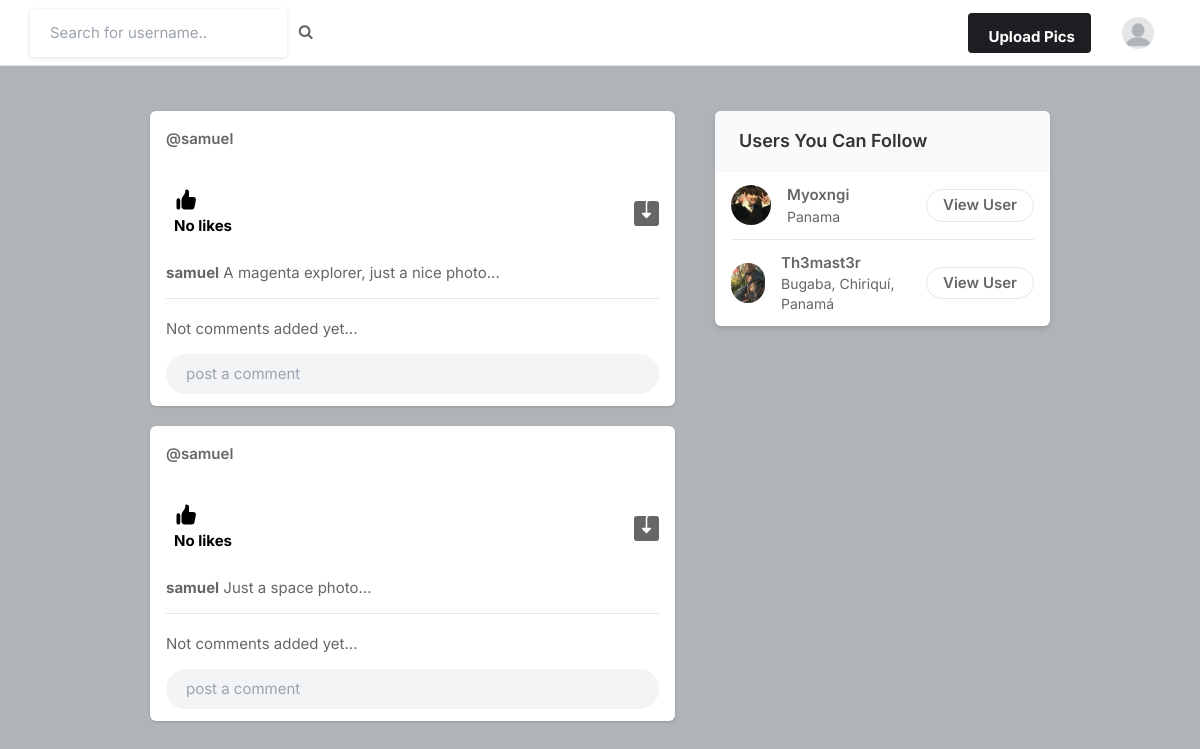
/ (signed in), run on an earlier commit of the app's database.
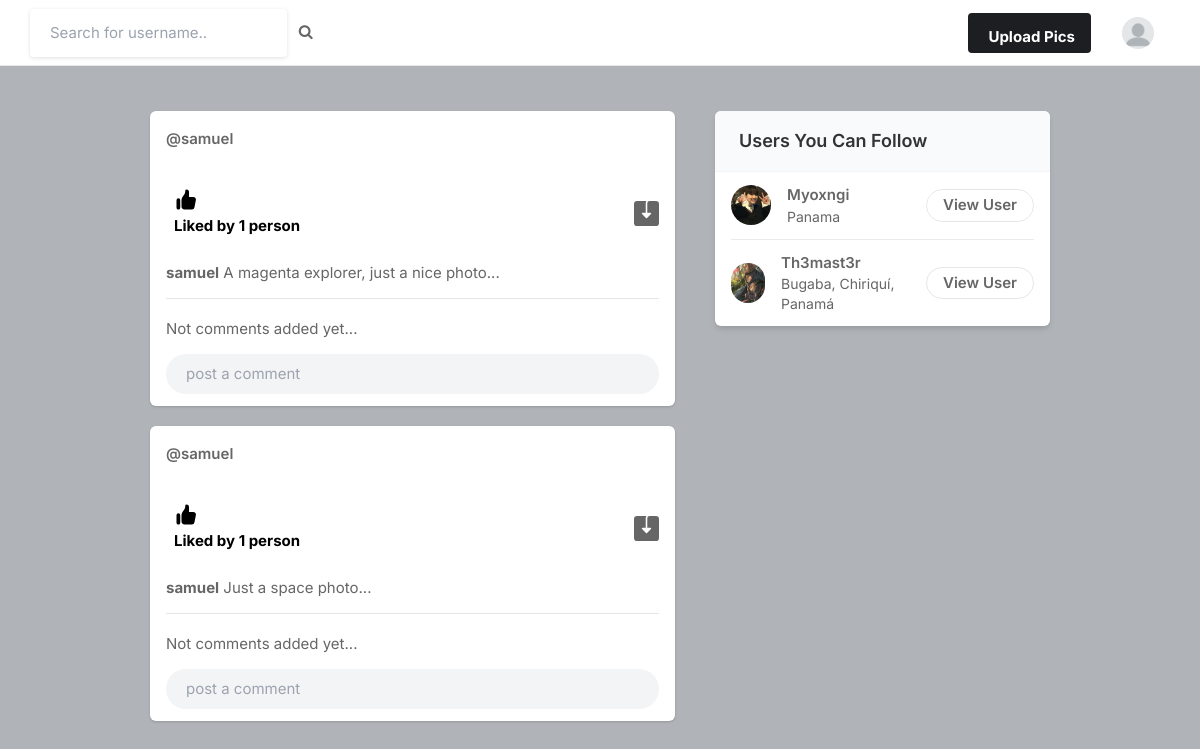
And on a later commit of the database.
### main/models.py (models this page shows, shortened)
class Profile(models.Model):
    user = models.ForeignKey(User, on_delete=models.CASCADE) #usamos una foreign key
    id_user = models.IntegerField()
    bio = models.TextField(blank=True)
    profileimg = models.ImageField(upload_to='profile_images', default='blank-profile-picture.png')
    location = models.CharField(max_length=100, blank=True)

class Post(models.Model):
    id = models.UUIDField(primary_key=True, default=uuid.uuid4)
    user = models.CharField(max_length=100)
    image = models.ImageField(upload_to='post images')
    caption = models.TextField()
    created_at = models.DateTimeField(default=datetime.now)
    likes = models.IntegerField(default=0)

### main/views.py (the view)
# urls.py: path('', views.index, name='index'),
@login_required(login_url='signin')
def index(request):
    user_object = User.objects.get(username=request.user.username)
    user_profile = Profile.objects.get(user=user_object)
    user_following_list = []
    feed = []
    user_following = FollowersCount.objects.filter(follower=request.user.username)
    for users in user_following:
        user_following_list.append(users.user)
    for usernames in user_following_list:
        feed_lists = Post.objects.filter(user=usernames)
        feed.append(feed_lists)
    feed_list = list(chain(*feed))
    all_users = User.objects.all()
    user_following_all = []
    for user in user_following:
        user_list = User.objects.get(username=user.user)
        user_following_all.append(user_list)
    new_suggestions_list = [x for x in list(all_users) if (x not in list(user_following_all))]
    current_user = User.objects.filter(username=request.user.username)
    final_suggestions_list = [x for x in list(new_suggestions_list) if ( x not in list(current_user))]
    random.shuffle(final_suggestions_list)
    username_profile = []
    username_profile_list = []
    for users in final_suggestions_list:
        username_profile.append(users.id)
    for ids in username_profile:
        profile_lists = Profile.objects.filter(id_user=ids)
        username_profile_list.append(profile_lists)
    suggestions_username_profile_list = list(chain(*username_profile_list))
    return render(request, 'index.html', {'user_profile': user_profile, 'posts':feed_list, 'suggestions_username_profile_list': suggestions_username_profile_list[:4]})

### templates/index.html (shortened to what this page needs)
{% load static %}
<!DOCTYPE html>
<html lang="en">
<head>
    <link rel="stylesheet" href="{% static 'assets/css/icons.css' %}">
    <link rel="stylesheet" href="{% static 'assets/css/uikit.css' %}">
    <link rel="stylesheet" href="{% static 'assets/css/style.css' %}">
    <link rel="stylesheet" href="{% static 'assets/css/tailwind.css' %}">
    <link rel="stylesheet" href="https://cdnjs.cloudflare.com/ajax/libs/font-awesome/4.7.0/css/font-awesome.min.css">
</head>
<body>
            <header>
                <div class="header_inner">
                    <form action="/search" method="POST">
                    <div class="left-side">
                            <input type="text" name="username" placeholder="Search for username..">&nbsp; &nbsp;
                            <button type="submit"><i class="fa fa-search fa-1x"></i></button>
                    </div>
                    </form>
                    <div class="right-side lg:pr-4">
                        <a href="#"
                            class="bg-pink-500 flex font-bold hidden hover:bg-pink-600 hover:text-white inline-block items-center lg:block max-h-10 mr-4 px-4 py-2 rounded shado text-white">
                              Upload Pics
                        </a>
                        <a href="/profile/{{user}}">
                            <img src="{{user_profile.profileimg.url}}" class="header-avatar" alt="">
                        </a>
                    </div>
                </div>
            </header>
            <div class="container m-auto">
                <div class="lg:flex justify-center lg:space-x-10 lg:space-y-0 space-y-5">
                    <div class="space-y-5 flex-shrink-0 lg:w-7/12">
                        {% for post in posts reversed %}
                        <div class="bg-white shadow rounded-md  -mx-2 lg:mx-0">
                            <div class="flex justify-between items-center px-4 py-3">
                                <div class="flex flex-1 items-center space-x-4">
                                    <span class="block font-semibold "><a href="/profile/{{post.user}}">@{{post.user}}</a></span>
                                </div>
                              <div>
                                <a href="#"> <i class="icon-feather-more-horizontal text-2xl hover:bg-gray-200 rounded-full p-2 transition -mr-1 "></i> </a>
                              </div>
                            </div>
                            <div class="py-3 px-4 space-y-3">
                                <div class="flex space-x-4 lg:font-bold">
                                    <a href="/like-post?post_id={{post.id}}" class="flex items-center space-x-2">
                                        <div class="p-2 rounded-full text-black">
                                            {% if post.likes == 0 %}
                                            <p>No likes</p>
                                            {% elif post.likes == 1 %}
                                            <p>Liked by {{post.likes}} person</p>
                                            {% else %}
                                            <p>Liked by {{post.likes}} people</p>
                                            {% endif %}
                                        </div>
                                    </a>
                                    <a href="{{post.image.url}}" class="flex items-center space-x-2 flex-1 justify-end" download>
                                    </a>
                                </div>
                                <p>
                                    <a href="/profile/{{post.user}}"><strong>{{post.user}}</strong></a> {{post.caption}}
                                </p>
                                <div class="border-t pt-4 space-y-4 ">
                                    {% if not post.comments.all %}
                                        <p>Not comments added yet...</p>
                                    {% endif %}
                                </div>
                                <div class="bg-gray-100 bg-gray-100 rounded-full rounded-md relative ">
                                    <input type="text" placeholder="post a comment" class="bg-transparent max-h-10 shadow-none">
                                </div>
                            </div>
                        </div>
                        {% endfor %}
                    </div>
                    <div class="lg:w-5/12">
                        <div class="bg-white  shadow-md rounded-md overflow-hidden">
                            <div class="bg-gray-50  border-b border-gray-100 flex items-baseline justify-between py-4 px-6 ">
                                <h2 class="font-semibold text-lg">Users You Can Follow</h2>
                            </div>
                            <div class="divide-gray-300 divide-gray-50 divide-opacity-50 divide-y px-4 ">
                                {% for suggestion in suggestions_username_profile_list %}
                                <div class="flex items-center justify-between py-3">
                                    <div class="flex flex-1 items-center space-x-4">
                                        <a href="/profile/{{suggestion.user}}">
                                            <img src="{{suggestion.profileimg.url}}" class="bg-gray-200 rounded-full w-10 h-10">
                                        </a>
                                        <div class="flex flex-col">
                                            <span class="block capitalize font-semibold"> {{suggestion.user}} </span>
                                            <span class="block capitalize text-sm"> {{suggestion.location}} </span>
                                        </div>
                                    </div>
                                    <a href="/profile/{{suggestion.user}}" class="border border-gray-200 font-semibold px-4 py-1 rounded-full hover:bg-pink-600 hover:text-white hover:border-pink-600 "> View User </a>
                                </div>
                                {% endfor %}
                            </div>
                        </div>
                    </div>
                </div>
            </div>
</body>
</html>

### static/assets/css/style.css (style rules this page uses)
body { background-color: #B0B3B8!important; }
button { vertical-align: middle; }
input { height: 48px; line-height: 48px; padding: 0 20px; outline: none; font-size: 15px; color: #808080; max-width: 100%; width: 100%; -webkit-box-sizing: border-box; box-sizing: border-box; display: block; font-weight: 400; opacity: 1; border-radius: 4px; border: none; -webkit-box-shadow: 0 1px 4px 0px rgba(0, 0, 0, 0.12); box-shadow: 0 1px 4px 0px rgba(0, 0, 0, 0.12); }
input[type="text"], input[type="password"], input[type="email"], input[type="number"] { height: 48px; line-height: 48px; padding: 0 20px; outline: none; font-size: 15px; color: #808080; max-width: 100%; width: 100%; -webkit-box-sizing: border-box; box-sizing: border-box; display: block; font-weight: 400; opacity: 1; border-radius: 4px; border: none; -webkit-box-shadow: 0 1px 4px 0px rgba(0, 0, 0, 0.12); box-shadow: 0 1px 4px 0px rgba(0, 0, 0, 0.12); }
input { -webkit-transition: all 0.1s ease-in-out; transition: all 0.1s ease-in-out; }
::placeholder { color: #808080; opacity: 1; }
button { border: none; margin: 0; padding: 0; width: auto; overflow: visible; background: transparent; color: inherit; font: inherit; line-height: normal; cursor: pointer; }
a { color: #be185d; -webkit-transition: 0.3s; transition: 0.3s; outline: none !important; }
button { outline: none !important; }
img { max-width: 100%; }
body { color: #666; font-size: 15px; line-height: 27px; background-color: #f0f2f5; font-family: "Inter", sans-serif; text-transform: none; }
body p { font-size: 15px; line-height: 27px; }
h1, h2, h3, h4, h5, h6 { font-family: "Inter", sans-serif; text-transform: none; }
input[type="text"], input[type="password"], input[type="email"] { font-family: "Inter", sans-serif; text-transform: none; }
button, body .pac-container { font-family: "Inter", sans-serif; text-transform: none; }
h1, h2, h3, h4, h5, h6 { color: #333; font-weight: 500; margin: 0; padding: 0; }
h2 { font-size: 26px; }
b, strong { font-weight: 700 !important; }
@media (min-width: 1024px) { .container { max-width: 900px !important; padding-top: 45px; } }
header { background-color: #fff; left: 0; right: 0; top: 0; z-index: 99; height: 66px; display: -webkit-box; display: -ms-flexbox; display: flex; -webkit-box-align: center; -ms-flex-align: center; align-items: center; border-bottom: 1px solid #e5e7eb; }
header .header_inner { display: -webkit-box; display: -ms-flexbox; display: flex; -webkit-box-align: center; -ms-flex-align: center; align-items: center; max-width: 1090px; margin: auto; width: 100%; max-width: 100% !important; padding: 0 30px; }
header .header_inner .left-side { display: -webkit-box; display: -ms-flexbox; display: flex; -webkit-box-align: center; -ms-flex-align: center; align-items: center; }
header .header_inner .right-side { display: -webkit-box; display: -ms-flexbox; display: flex; -webkit-box-align: center; -ms-flex-align: center; align-items: center; -webkit-box-pack: end; -ms-flex-pack: end; justify-content: flex-end; margin-left: auto; }
header .header_inner .right-side .header-avatar { width: 32px; height: 32px; border-radius: 100%; margin-left: 15px; }
.shadow-none { -webkit-box-shadow: none !important; box-shadow: none !important; }

What changed in the data, as far as the page shows it:
changed Post "A magenta explorer, just a nice photo...": likes (not shown) → "1"; likes "No likes" → "Liked by person"
changed Post "Just a space photo...": likes (not shown) → "1"; likes "No likes" → "Liked by person"
